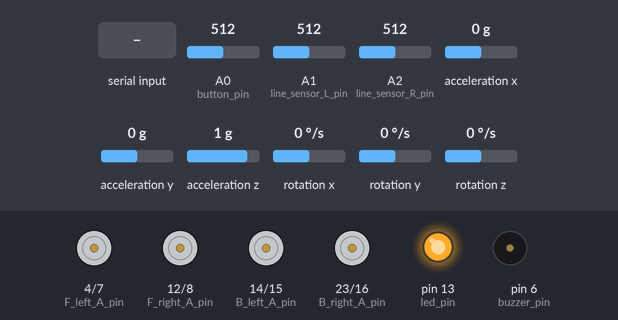
The sketch below on a simulated Arduino Mega 2560, built with avr-gcc and run on an emulated ATmega2560. Parts: motor-driver pin pairs drawn as motors (green arrow = first pin HIGH = forward, orange = second pin HIGH = backward, longer = more drive), output pins drawn as LEDs (lit = HIGH), buzzer (waves = sounding, pin HIGH). The test bench sets the inputs (shaded band); at power-on: A0 (button_pin) = 512, A1 (line_sensor_L_pin) = 512, A2 (line_sensor_R_pin) = 512, acceleration x 0 g, acceleration y 0 g, acceleration z 1 g, rotation x 0 °/s, rotation y 0 °/s, rotation z 0 °/s. What the sketch prints to the serial monitor is not drawn.

Above: at 3.2 s.
3.3 s: "48" received over the second serial link
At 4.3 s:
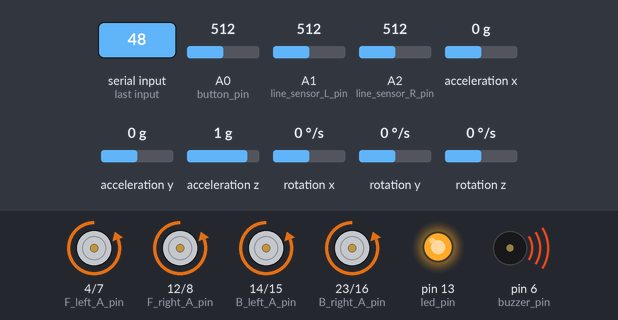
4.8 s: A0 (button_pin) set to 521
At 6.4 s:
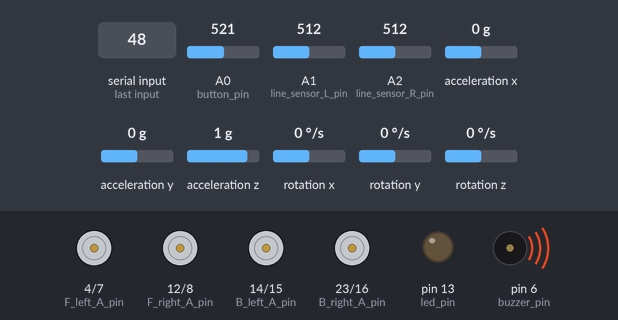
7.8 s: A0 (button_pin) set to 502
10.8 s: A1 (line_sensor_L_pin) set to 105
13.8 s: A1 (line_sensor_L_pin) set to 89
At 15.0 s:
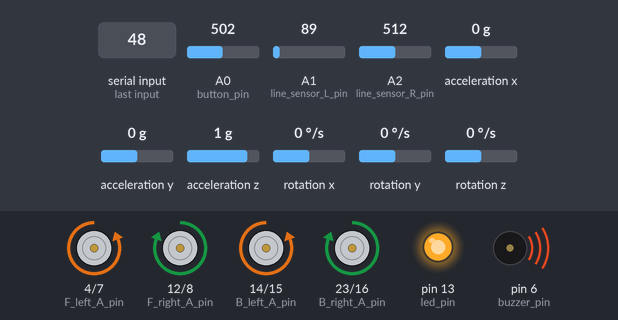
15.3 s: A2 (line_sensor_R_pin) set to 105
18.3 s: A2 (line_sensor_R_pin) set to 94
At 19.0 s:
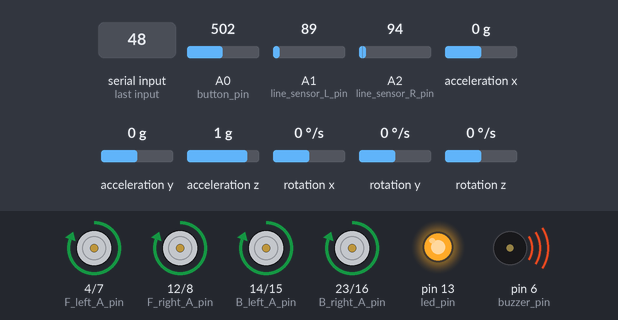
Timing chart, 0 to 20.8 s (numbered marks = the images above; inputs shaded):
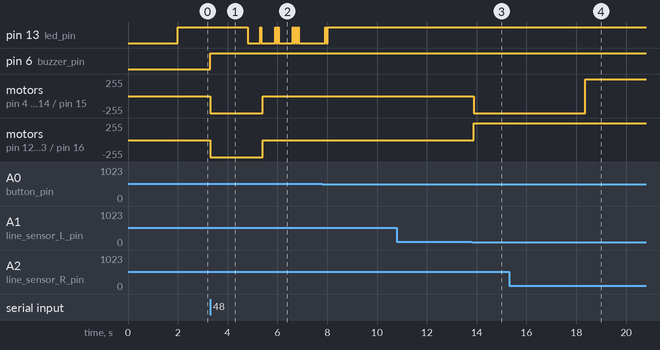

Measured:
- the behaviour switches between 512 and 513 on A0 (button_pin) (found by bisection; images 1 and 2)
- the behaviour switches between 100 and 99 on A1 (line_sensor_L_pin) (found by bisection; images 2 and 3)
- the behaviour switches between 100 and 99 on A2 (line_sensor_R_pin) (found by bisection; images 3 and 4)
- after the input at 3.3 s, pin 6 (buzzer_pin): LOW → HIGH at once; motor on pin 4 (F_left_A_pin) / pin 7 (F_left_B_pin), motor on pin 12 (F_right_A_pin) / pin 8 (F_right_B_pin), motor on pin 14 (B_left_A_pin) / pin 15 (B_left_B_pin), motor on pin 23 (B_right_A_pin) / pin 16 (B_right_B_pin): stopped → backward 255/255 at once
- after the input at 4.8 s, motor on pin 4 (F_left_A_pin) / pin 7 (F_left_B_pin), motor on pin 12 (F_right_A_pin) / pin 8 (F_right_B_pin), motor on pin 14 (B_left_A_pin) / pin 15 (B_left_B_pin), motor on pin 23 (B_right_A_pin) / pin 16 (B_right_B_pin): backward 255/255 → stopped after 0.61 s
- after the input at 10.8 s, every drawn part: stays the same
- after the input at 13.8 s, motor on pin 4 (F_left_A_pin) / pin 7 (F_left_B_pin), motor on pin 14 (B_left_A_pin) / pin 15 (B_left_B_pin): stopped → backward 255/255 after 0.08 s; motor on pin 12 (F_right_A_pin) / pin 8 (F_right_B_pin), motor on pin 23 (B_right_A_pin) / pin 16 (B_right_B_pin): stopped → forward 255/255 after 0.08 s
- after the input at 15.3 s, every drawn part: stays the same
- after the input at 18.3 s, motor on pin 4 (F_left_A_pin) / pin 7 (F_left_B_pin), motor on pin 14 (B_left_A_pin) / pin 15 (B_left_B_pin): backward 255/255 → forward 255/255 after 0.06 s

The sketch:

danvi_kocoedu.ino
```cpp
/*
DanVi
BuiltIn(ATMEGA32U4-MU)
PCB_ver
*/


// Gyro
// MPU6050_light
#include "Wire.h"
#include <MPU6050_light.h>

MPU6050 mpu(Wire);
unsigned long timer = 0;

// 디지털핀 설계
#define led_pin 13                    // 13번 디지털핀(led_pin)                 :: LED 출력
#define buzzer_pin 6                  // 6번 디지털핀(buzzer_pin)               :: BUZZER 출력

#define F_left_A_pin 4                  // 4번 디지털핀(left_A_pin)               :: MOTER 출력
#define F_left_B_pin 7                  // 7번 디지털핀(left_B_pin)               :: MOTER 출력
#define F_right_A_pin 12                // 12번 디지털핀(right_A_pin)             :: MOTER 출력
#define F_right_B_pin 8                 // 8번 디지털핀(right_B_pin)              :: MOTER 출력
#define B_left_A_pin 14                 // 14번 디지털핀(left_A_pin)               :: MOTER 출력
#define B_left_B_pin 15                 // 15번 디지털핀(left_B_pin)               :: MOTER 출력
#define B_right_A_pin 23                // 23번 디지털핀(right_A_pin)             :: MOTER 출력
#define B_right_B_pin 16                // 16번 디지털핀(right_B_pin)              :: MOTER 출력

// 아날로그핀 설계
#define button_pin A0                 // A0번 아날로그핀(button_pin)             :: 푸쉬스위치 입력
#define line_sensor_L_pin A1          // A1번 아날로그핀(line_sensor_L_pin)      :: 라인센서 입력
#define line_sensor_R_pin A2          // A2번 아날로그핀(line_sensor_R_pin)      :: 라인센서 입력

// 버튼상태 변수 선언
int button_state = 0;
int button_state_cnt = 0;
int led_blink_speed = 50;

// 블루투스 받는 문자열
String bluetooth_string = "";

// 라인센서 변수선언
int line_sensor_L, line_sensor_R;
int line_sensor_limit = 100;

// Gyro
int run_yaw_angle;
int tarket_yaw_angle = 9999;


//-----
// 부팅시 만 실행
void setup()
{
  // 시리얼통신 초기화(9600)bps(bits per second)
  Serial.begin(9600);

  //블루투스시리얼[하드웨어] 초기화(9600)bps(bits per second)
  Serial1.begin(9600);

  // Gyro
  Wire.begin();

  byte status = mpu.begin();
  Serial.print(F("MPU6050 status: "));
  Serial.println(status);
  while(status!=0){ } // stop everything if could not connect to MPU6050

  Serial.println(F("Calculating offsets, do not move MPU6050"));
  delay(1000);
  // mpu.upsideDownMounting = true; // uncomment this line if the MPU6050 is mounted upside-down
  mpu.calcOffsets(); // gyro and accelero
  Serial.println("Done!\n");

  // 디지털핀 초기화(OUTPUT)
  pinMode(led_pin, OUTPUT);                   // led_pin
  pinMode(buzzer_pin, OUTPUT);                // buzzer_pin

  pinMode(F_left_A_pin, OUTPUT);                // left_A_pin
  pinMode(F_left_B_pin, OUTPUT);                // left_B_pin
  pinMode(F_right_A_pin, OUTPUT);               // right_A_pin
  pinMode(F_right_B_pin, OUTPUT);               // right_B_pin
  pinMode(B_left_A_pin, OUTPUT);                // left_A_pin
  pinMode(B_left_B_pin, OUTPUT);                // left_B_pin
  pinMode(B_right_A_pin, OUTPUT);               // right_A_pin
  pinMode(B_right_B_pin, OUTPUT);               // right_B_pin

  // LED 모드선택(최초 부팅시)
  blink_fn(button_state_cnt);
}
// 부팅시 만 실행


//-----
// 메인(반복루프)
void loop()
{
  // gyro_getAngle_fn
  gyro_getAngle_fn();

  // 모드스위치(푸쉬스위치) 눌림 512이상 입력값 생성 :: 아날로그 입력값[0~1023]
  // 블루투스시리얼 0 => ASCII["48"]
  if ((analogRead(button_pin) > 512) || (bluetooth_string == "48"))
  {
    // 블루투스 받는 문자열 초기화
    bluetooth_string = "";

    // 모드 선택시
    // LED OFF
    digitalWrite(led_pin, LOW);
    // button_state_cnt 누적 더하기
    button_state_cnt += 1;

    // 모드스위치(푸쉬스위치) 누르고 기다리는 시간
    delay(500);

    // 모드 처음부터 다시 시작
    if (button_state_cnt == 4)
    {
      button_state_cnt = 0;
    }
    // 시리얼 프린터 알림
    Serial.println(button_state_cnt);
    // 블루투스시리얼[하드웨어] 프린터 알림
    Serial1.println(button_state_cnt);
    // LED 깜박임
    blink_fn(button_state_cnt);
  }

  // 블루투스시리얼[하드웨어] 명령 수신
  if (Serial1.available())
  { // Serial1[하드웨어] 값이 있으면
    bluetooth_string = Serial1.read();  // 블루투스측 내용 저장
    // 0 => ASCII["48"]
    // Serial.println(bluetooth_string);
  }

  // mode setting:
  mode_setting_fn(button_state_cnt);
}
// 메인 끝


//-----
// 모드 셋팅 함수
// mode_setting_fn
void mode_setting_fn(int button_state_cnt)
{
  // mode setting
  if (button_state_cnt == 0)
  {
    // BLE_rx_tx_fn
    BLE_rx_tx_fn();
  }
  else if (button_state_cnt == 1)
  {
    // line_sensor_fn:
    line_sensor_fn();
  }
  else if (button_state_cnt == 2)
  {

  }
  else if (button_state_cnt == 3)
  {

  }
}


//-----
// gyro_getAngle_fn
int gyro_getAngle_fn()
{
  mpu.update();

  if ((millis() - timer) > 10) // print data every 10ms
  {
    // Serial.print("X : ");
    // Serial.print(mpu.getAngleX());
    // Serial.print("\tY : ");
    // Serial.print(mpu.getAngleY());
    // Serial.print("\tZ : ");
    // Serial.println(mpu.getAngleZ());

    run_yaw_angle = mpu.getAngleZ();

    timer = millis();
  }

  // 목표앵글 도달
  if (run_yaw_angle == tarket_yaw_angle)
  {
    Serial.println("중지");

    F_left_moter_stop_fn();
    F_right_moter_stop_fn();
    B_left_moter_stop_fn();
    B_right_moter_stop_fn();

    tarket_yaw_angle = 9999;
  }
}


//-----
// line_sensor_fn
int line_sensor_fn()
{
  // Line_Sensor:
  line_sensor_L = analogRead(line_sensor_L_pin);
  line_sensor_R = analogRead(line_sensor_R_pin);
  // print out the value you read:
  Serial.print("line_sensor_L : ");
  Serial.println(line_sensor_L);
  Serial.print("line_sensor_R : ");
  Serial.println(line_sensor_R);
  // 블루투스시리얼[하드웨어] 프린터 알림
  Serial1.print(line_sensor_L);
  Serial1.print(" / ");
  Serial1.println(line_sensor_R);

  // 라인센서 아날로그 신호(백색:~100, 흑색:200~)  :: 평균값임 조도에 따라서 변화 심함
  if (line_sensor_L < line_sensor_limit && line_sensor_R < line_sensor_limit)
  {
    Serial.println("전진");

    F_left_moter_F_fn();
    F_right_moter_F_fn();
    B_left_moter_F_fn();
    B_right_moter_F_fn();
  }

  else if (line_sensor_L < line_sensor_limit && line_sensor_R > line_sensor_limit)
  {
    Serial.println("좌회전");

    F_left_moter_R_fn();
    F_right_moter_F_fn();
    B_left_moter_R_fn();
    B_right_moter_F_fn();
  }

  else if (line_sensor_L > line_sensor_limit && line_sensor_R < line_sensor_limit)
  {
    Serial.println("우회전");

    F_left_moter_F_fn();
    F_right_moter_R_fn();
    B_left_moter_F_fn();
    B_right_moter_R_fn();
  }

  else if (line_sensor_L > line_sensor_limit && line_sensor_R > line_sensor_limit)
  {
    Serial.println("중지");

    F_left_moter_stop_fn();
    F_right_moter_stop_fn();
    B_left_moter_stop_fn();
    B_right_moter_stop_fn();
  }
}


//-----
// BLE_rx_tx_fn
void BLE_rx_tx_fn()
{
  // 블루투스시리얼[하드웨어] 명령 수신
  if (Serial1.available())
  { // Serial1[하드웨어] 값이 있으면
    Serial.write(Serial1.read());       //블루투스측 내용을 시리얼모니터에 출력
  }

  // Serial.println("bluetooth_string : " + bluetooth_string);       //시리얼모니터에 bluetooth_string 값 출력
  if (bluetooth_string != "")         //bluetooth_string 값이 있다면
  {
    // 실행(1~9)(전화버튼 기준):: ASCII

    // 2 = "50"
    if (bluetooth_string == "50")
    {
      Serial.println("전진");

      // BUZZER ON/OFF 함수
      button_state = 0;

      F_left_moter_F_fn();
      F_right_moter_F_fn();
      B_left_moter_F_fn();
      B_right_moter_F_fn();
    }

    // 4 = "52"
    else if (bluetooth_string == "52")
    {
      Serial.println("좌측이동");

      // BUZZER ON/OFF 함수
      button_state = 0;

      F_left_moter_R_fn();
      F_right_moter_F_fn();
      B_left_moter_F_fn();
      B_right_moter_R_fn();
    }

    // 5 = "53"
    else if (bluetooth_string == "53")
    {
      Serial.println("중지");

      // BUZZER ON/OFF 함수
      button_state = 0;

      F_left_moter_stop_fn();
      F_right_moter_stop_fn();
      B_left_moter_stop_fn();
      B_right_moter_stop_fn();
    }

    // 6 = "54"
    else if (bluetooth_string == "54")
    {
      Serial.println("우측이동");

      // BUZZER ON/OFF 함수
      button_state = 0;

      F_left_moter_F_fn();
      F_right_moter_R_fn();
      B_left_moter_R_fn();
      B_right_moter_F_fn();
    }

    // 8 = "56"
    else if (bluetooth_string == "56")
    {
      Serial.println("후진");

      // BUZZER ON/OFF 함수
      button_state = 1;

      F_left_moter_R_fn();
      F_right_moter_R_fn();
      B_left_moter_R_fn();
      B_right_moter_R_fn();
    }

    // 1 = "49"
    else if (bluetooth_string == "49")
    {
      Serial.println("좌회전");

      // BUZZER ON/OFF 함수
      button_state = 0;

      F_left_moter_R_fn();
      F_right_moter_F_fn();
      B_left_moter_stop_fn();
      B_right_moter_stop_fn();
    }

    // 3 = "51"
    else if (bluetooth_string == "51")
    {
      Serial.println("우회전");

      // BUZZER ON/OFF 함수
      button_state = 0;

      F_left_moter_F_fn();
      F_right_moter_R_fn();
      B_left_moter_stop_fn();
      B_right_moter_stop_fn();
    }

    // 7 = "55"
    else if (bluetooth_string == "55")
    {
      Serial.println("좌90");

      //자이로 계산(목표 yaw)
      tarket_yaw_angle = run_yaw_angle + 90;

      // BUZZER ON/OFF 함수
      button_state = 0;

      F_left_moter_R_fn();
      F_right_moter_F_fn();
      B_left_moter_R_fn();
      B_right_moter_F_fn();

      // bluetooth_string초기화
      bluetooth_string = "";
    }

    // 9 = "57"
    else if (bluetooth_string == "57")
    {
      Serial.println("우90");

      //자이로 계산(목표 yaw)
      tarket_yaw_angle = run_yaw_angle - 90;

      // BUZZER ON/OFF 함수
      button_state = 0;

      F_left_moter_F_fn();
      F_right_moter_R_fn();
      B_left_moter_F_fn();
      B_right_moter_R_fn();

      // bluetooth_string초기화
      bluetooth_string = "";
    }

    // BUZZER ON/OFF 함수
    buzzer_fn(button_state);
  }

/*
"No line ending [9600 baud]"
AT  (OK)
AT+NAME이름 (OK+Set:이름)
*/

  // 시리얼통신 명령 수신
  if (Serial.available())
  {
    Serial1.write(Serial.read());  // 시리얼모니터 내용을 블루투스측에 출력
  }
}


//-----
// MOTER 구동 함수
// F_left_moter_F_fn
void F_left_moter_F_fn()
{
  digitalWrite(F_left_A_pin, HIGH);
  digitalWrite(F_left_B_pin, LOW);
}
// F_left_moter_R_fn
void F_left_moter_R_fn()
{
  digitalWrite(F_left_A_pin, LOW);
  digitalWrite(F_left_B_pin, HIGH);
}
// F_right_moter_F_fn
void F_right_moter_F_fn()
{
  digitalWrite(F_right_A_pin, HIGH);
  digitalWrite(F_right_B_pin, LOW);
}
// F_right_moter_R_fn
void F_right_moter_R_fn()
{
  digitalWrite(F_right_A_pin, LOW);
  digitalWrite(F_right_B_pin, HIGH);
}

// B_left_moter_F_fn
void B_left_moter_F_fn()
{
  digitalWrite(B_left_A_pin, HIGH);
  digitalWrite(B_left_B_pin, LOW);
}
// B_left_moter_R_fn
void B_left_moter_R_fn()
{
  digitalWrite(B_left_A_pin, LOW);
  digitalWrite(B_left_B_pin, HIGH);
}
// B_right_moter_F_fn
void B_right_moter_F_fn()
{
  digitalWrite(B_right_A_pin, HIGH);
  digitalWrite(B_right_B_pin, LOW);
}
// B_right_moter_R_fn
void B_right_moter_R_fn()
{
  digitalWrite(B_right_A_pin, LOW);
  digitalWrite(B_right_B_pin, HIGH);
}

// moter_stop_fn
void F_left_moter_stop_fn()
{
  digitalWrite(F_left_A_pin, LOW);
  digitalWrite(F_left_B_pin, LOW);
}
void F_right_moter_stop_fn()
{
  digitalWrite(F_right_A_pin, LOW);
  digitalWrite(F_right_B_pin, LOW);
}
void B_left_moter_stop_fn()
{
  digitalWrite(B_left_A_pin, LOW);
  digitalWrite(B_left_B_pin, LOW);
}
void B_right_moter_stop_fn()
{
  digitalWrite(B_right_A_pin, LOW);
  digitalWrite(B_right_B_pin, LOW);
}


//-----
// BUZZER ON/OFF 함수
// buzzer_fn
void buzzer_fn(int button_state)
{
    if (button_state == 0)
    {
      // BUZZER OFF
      digitalWrite(buzzer_pin, LOW);
      Serial.println("BUZZER OFF");
    }
    else if (button_state == 1)
    {
      // BUZZER ON
      digitalWrite(buzzer_pin, HIGH);
      Serial.println("BUZZER ON");
    }
}


//-----
// LED ON/OFF 함수
// blink_fn
void blink_fn(int button_state_cnt)
{
  for (int i = 0; i < button_state_cnt; i++)
  {
    // LED ON
    digitalWrite(led_pin, HIGH);
    delay(led_blink_speed);
    // LED OFF
    digitalWrite(led_pin, LOW);
    delay(led_blink_speed);
  }
  // LED ON
  digitalWrite(led_pin, HIGH);
}
```
